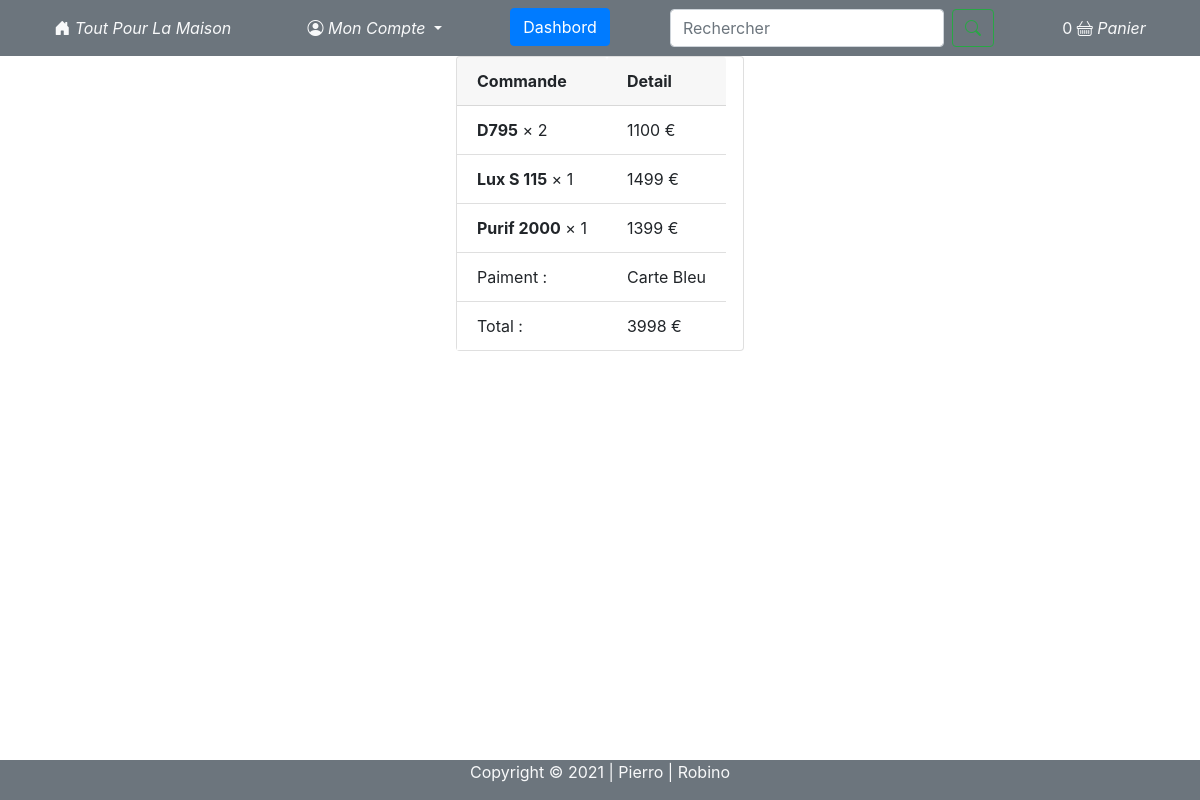
The page /index.php?view=orders&detail=13 (signed in) on the database its author committed.
### tables this page shows
CREATE TABLE `paniers` (
  `paniers_id` int UNSIGNED NOT NULL,
  `paniers_from` int UNSIGNED NOT NULL,
  `paniers_product` int UNSIGNED NOT NULL,
  `paniers_quantity` int NOT NULL,
  `paniers_ref` int NOT NULL
);

CREATE TABLE `products` (
  `products_id` int UNSIGNED NOT NULL,
  `products_name` varchar(30) NOT NULL,
  `products_description` text,
  `products_price` float UNSIGNED NOT NULL,
  `products_categorie` int UNSIGNED NOT NULL
);

### App/Controller/Controller.php (called while the page is built, shortened)
<?php
class Controller
{
    public function render(string $page,$variable = [])
    {
        extract($variable);
        require('Views/Html/'.$page.'.php');
        require('Views/layout.php');
    }
}
?>

### App/Controller/ProductsController.php (called while the page is built, shortened)
<?php
class ProductsController extends Controller
{
    public function orders()
    {
        $orders = new ProductsModel;
        $this->render('orders',['orders' => $orders]);
    }
}
?>

### Conf/Conf.php (called while the page is built)
<?php
$host = 'localhost';
$dbname = 'boutique';
$username = 'root';
$password = '';
$link = "mysql:host=$host;dbname=$dbname";

### App/Core/Core.php (called while the page is built, shortened)
<?php
    class Core
    {
        protected $db;
        public function __construct()
        {
            $this->table = $this->SetTable();
        }
        public function setDb() :PDO
        {
            require('Conf/Conf.php');
            $this->db = new PDO($link,$username,$password,array(
                PDO::ATTR_ERRMODE => PDO::ERRMODE_EXCEPTION));
            return $this->db;
        }
        public function SetTable() :string
        {
            $classnamespace = get_class($this);
            $classnamespace = explode('\\',$classnamespace);
            $class = end($classnamespace);
            $class = strtolower($class);
            $table = str_replace('model','',$class);
            return $table;
        }
        public function stickOut( $sql, array $array=[])
        {
            $query = $this->db->prepare($sql);
            $query->execute($array);
            $result = $query->fetchAll(PDO::FETCH_ASSOC);
            return $result;
        }
    }

### App/Model/Model.php (called while the page is built, shortened)
<?php
    class Model extends Core
    {
        public function listBy($param='')
        {
            $result = $this->stickOut("SELECT * FROM {$this->table} $param");
            return $result;
        }
    }
?>

### Views/Html/orders.php (the view)
<?php
if (isset($_GET['detail'])) {
    $ref = $_GET['detail'];
    $order = $orders->listBy("INNER JOIN paniers ON products.products_id = paniers.paniers_product WHERE paniers_ref = $ref");
    $total = 0;
}
?>
<div class='d-flex justify-content-center'>
    <div class="card" style="width: 18rem;">
        <div class='d-flex'>
            <div>
                <div class="card-header">
                    <strong>Commande</strong>
                </div>
                <ul class="list-group list-group-flush">
                    <?php foreach ($order as $detail) : ?>
                        <li class="list-group-item"><strong><?= $detail['products_name'] ?></strong> × <?= $detail['paniers_quantity'] ?> </li>
                    <?php endforeach; ?>
                    <li class="list-group-item">Paiment :</li>
                    <li class="list-group-item">Total :</li>
                </ul>
            </div>
            <div>
                <div class="card-header">
                    <strong>Detail</strong>
                </div>
                <ul class="list-group list-group-flush">
                    <?php foreach ($order as $detail) : $total += $detail['products_price'] * $detail['paniers_quantity'] ?>
                        <li class="list-group-item"><?= $detail['products_price'] * $detail['paniers_quantity'] ?> €</li>
                    <?php endforeach; ?>
                    <li class="list-group-item">Carte Bleu</li>
                    <li class="list-group-item"><?= $total ?> €</li>
                </ul>
            </div>
        </div>
    </div>
</div>

### Views/Public/Css/style.css (style rules this page uses)
body { margin: 0; padding: 0; height: 100%; }

### rows shown on the page
paniers: paniers_product.products_name "D795", paniers_quantity "2", $detail['products_price'] * $detail['paniers_quantity'] "1100"
paniers: paniers_product.products_name "Lux S 115", paniers_quantity "1", $detail['products_price']*$detail['paniers_quantity'] "1499"
paniers: paniers_product.products_name "Purif 2000", paniers_quantity "1", $detail['products_price']*$detail['paniers_quantity'] "1399"

### other values the page prints
$orders->itemSelected() "0"
$total "3998"
